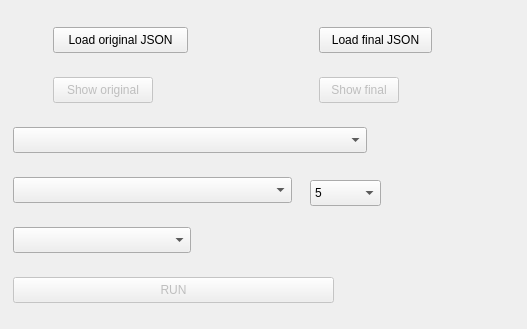
<?xml version="1.0" encoding="UTF-8"?>
<ui version="4.0">
 <class>MainWindow</class>
 <widget class="QMainWindow" name="MainWindow">
  <property name="enabled">
   <bool>true</bool>
  </property>
  <property name="geometry">
   <rect>
    <x>0</x>
    <y>0</y>
    <width>527</width>
    <height>329</height>
   </rect>
  </property>
  <property name="maximumSize">
   <size>
    <width>16777213</width>
    <height>16777215</height>
   </size>
  </property>
  <property name="windowTitle">
   <string>MainWindow</string>
  </property>
  <widget class="QWidget" name="centralwidget">
   <property name="enabled">
    <bool>true</bool>
   </property>
   <property name="minimumSize">
    <size>
     <width>355</width>
     <height>130</height>
    </size>
   </property>
   <widget class="QPushButton" name="btnLoadOriginalJson">
    <property name="geometry">
     <rect>
      <x>53</x>
      <y>27</y>
      <width>135</width>
      <height>26</height>
     </rect>
    </property>
    <property name="sizePolicy">
     <sizepolicy hsizetype="Fixed" vsizetype="Fixed">
      <horstretch>0</horstretch>
      <verstretch>0</verstretch>
     </sizepolicy>
    </property>
    <property name="text">
     <string>Load original JSON</string>
    </property>
   </widget>
   <widget class="QPushButton" name="btnLoadFinalJson">
    <property name="geometry">
     <rect>
      <x>319</x>
      <y>27</y>
      <width>113</width>
      <height>26</height>
     </rect>
    </property>
    <property name="sizePolicy">
     <sizepolicy hsizetype="Fixed" vsizetype="Fixed">
      <horstretch>0</horstretch>
      <verstretch>0</verstretch>
     </sizepolicy>
    </property>
    <property name="text">
     <string>Load final JSON</string>
    </property>
   </widget>
   <widget class="QPushButton" name="btnShowOriginalJson">
    <property name="enabled">
     <bool>false</bool>
    </property>
    <property name="geometry">
     <rect>
      <x>53</x>
      <y>77</y>
      <width>100</width>
      <height>26</height>
     </rect>
    </property>
    <property name="sizePolicy">
     <sizepolicy hsizetype="Fixed" vsizetype="Fixed">
      <horstretch>0</horstretch>
      <verstretch>0</verstretch>
     </sizepolicy>
    </property>
    <property name="text">
     <string>Show original</string>
    </property>
   </widget>
   <widget class="QPushButton" name="btnShowFinalJson">
    <property name="enabled">
     <bool>false</bool>
    </property>
    <property name="geometry">
     <rect>
      <x>319</x>
      <y>77</y>
      <width>80</width>
      <height>26</height>
     </rect>
    </property>
    <property name="sizePolicy">
     <sizepolicy hsizetype="Fixed" vsizetype="Fixed">
      <horstretch>0</horstretch>
      <verstretch>0</verstretch>
     </sizepolicy>
    </property>
    <property name="text">
     <string>Show final</string>
    </property>
   </widget>
   <widget class="QPushButton" name="btnRun">
    <property name="enabled">
     <bool>false</bool>
    </property>
    <property name="geometry">
     <rect>
      <x>13</x>
      <y>277</y>
      <width>321</width>
      <height>26</height>
     </rect>
    </property>
    <property name="sizePolicy">
     <sizepolicy hsizetype="Fixed" vsizetype="Fixed">
      <horstretch>0</horstretch>
      <verstretch>0</verstretch>
     </sizepolicy>
    </property>
    <property name="text">
     <string>RUN</string>
    </property>
   </widget>
   <widget class="QComboBox" name="cmbGroupingAlg">
    <property name="enabled">
     <bool>true</bool>
    </property>
    <property name="geometry">
     <rect>
      <x>13</x>
      <y>177</y>
      <width>279</width>
      <height>26</height>
     </rect>
    </property>
    <property name="sizePolicy">
     <sizepolicy hsizetype="Fixed" vsizetype="Fixed">
      <horstretch>0</horstretch>
      <verstretch>0</verstretch>
     </sizepolicy>
    </property>
    <property name="placeholderText">
     <string>Choose grouping customer algorithm</string>
    </property>
    <item>
     <property name="text">
      <string>AVG DISTANCES METHOD</string>
     </property>
    </item>
    <item>
     <property name="text">
      <string>LEAST SQUARE METHOD</string>
     </property>
    </item>
    <item>
     <property name="text">
      <string>K MEANS CLUSTERING</string>
     </property>
    </item>
    <item>
     <property name="text">
      <string>AUTO</string>
     </property>
    </item>
   </widget>
   <widget class="QComboBox" name="cmbBPAlgorithm">
    <property name="geometry">
     <rect>
      <x>13</x>
      <y>127</y>
      <width>354</width>
      <height>26</height>
     </rect>
    </property>
    <property name="sizePolicy">
     <sizepolicy hsizetype="Fixed" vsizetype="Fixed">
      <horstretch>0</horstretch>
      <verstretch>0</verstretch>
     </sizepolicy>
    </property>
    <property name="placeholderText">
     <string>Choose Bin Packing algorithm</string>
    </property>
    <item>
     <property name="text">
      <string>1D_FFD_BASE_LINE</string>
     </property>
    </item>
    <item>
     <property name="text">
      <string>1D_FFD_ITEMS_SPLITTING</string>
     </property>
    </item>
    <item>
     <property name="text">
      <string>1D_FFDS_MULTI_BOXES</string>
     </property>
    </item>
    <item>
     <property name="text">
      <string>3D_LIBRARY_ONE_BOX</string>
     </property>
    </item>
    <item>
     <property name="text">
      <string>3D_LIBRARY_FFDSEnhancement_MULTI_BOXES</string>
     </property>
    </item>
    <item>
     <property name="text">
      <string>3D_LIBRARY_MULTI_BOXES_COUNT_DEFINED</string>
     </property>
    </item>
   </widget>
   <widget class="QComboBox" name="cmbTSPAlg">
    <property name="geometry">
     <rect>
      <x>13</x>
      <y>227</y>
      <width>178</width>
      <height>26</height>
     </rect>
    </property>
    <property name="sizePolicy">
     <sizepolicy hsizetype="Fixed" vsizetype="Fixed">
      <horstretch>0</horstretch>
      <verstretch>0</verstretch>
     </sizepolicy>
    </property>
    <property name="placeholderText">
     <string>Choose TSP algorithm</string>
    </property>
    <item>
     <property name="text">
      <string>NEAREST NEIGHBOR</string>
     </property>
    </item>
    <item>
     <property name="text">
      <string>GREEDY</string>
     </property>
    </item>
    <item>
     <property name="text">
      <string>NONE</string>
     </property>
    </item>
   </widget>
   <widget class="QComboBox" name="cmbNumKMeansIter">
    <property name="geometry">
     <rect>
      <x>310</x>
      <y>180</y>
      <width>71</width>
      <height>26</height>
     </rect>
    </property>
    <property name="sizePolicy">
     <sizepolicy hsizetype="Fixed" vsizetype="Fixed">
      <horstretch>200</horstretch>
      <verstretch>0</verstretch>
     </sizepolicy>
    </property>
    <property name="whatsThis">
     <string>Number of K-Means iterations</string>
    </property>
    <item>
     <property name="text">
      <string>5</string>
     </property>
    </item>
    <item>
     <property name="text">
      <string>10</string>
     </property>
    </item>
    <item>
     <property name="text">
      <string>15</string>
     </property>
    </item>
    <item>
     <property name="text">
      <string>20</string>
     </property>
    </item>
    <item>
     <property name="text">
      <string>30</string>
     </property>
    </item>
    <item>
     <property name="text">
      <string>40</string>
     </property>
    </item>
    <item>
     <property name="text">
      <string>60</string>
     </property>
    </item>
    <item>
     <property name="text">
      <string>100</string>
     </property>
    </item>
   </widget>
  </widget>
 </widget>
 <resources/>
 <connections/>
</ui>
